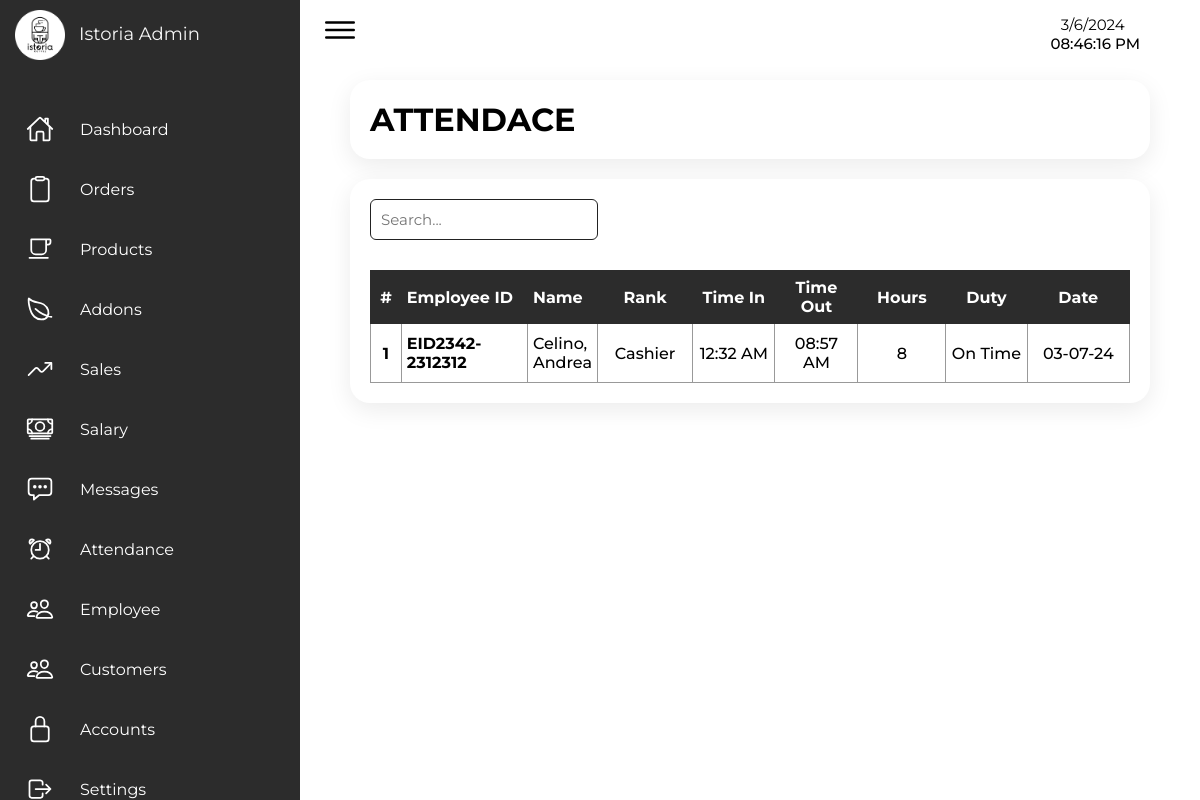
/Admin/admin_attendance.php (signed in), run on an earlier commit of the app's database.
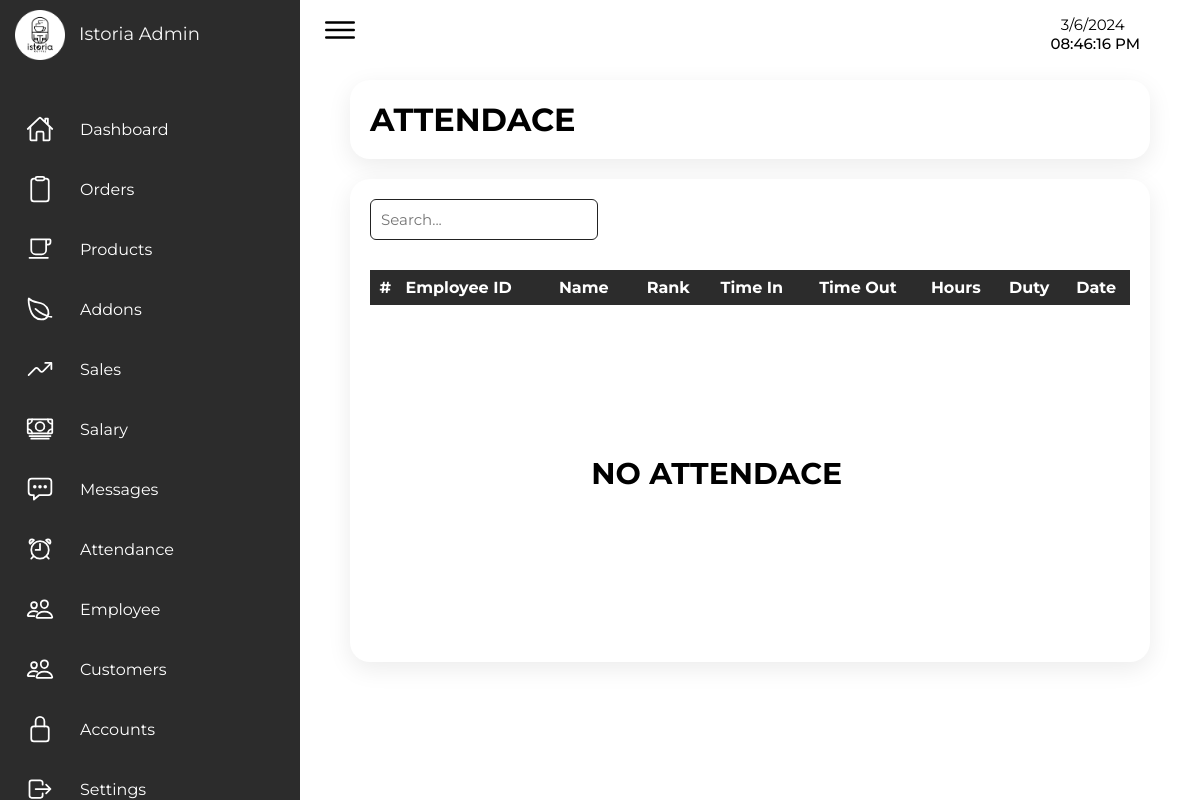
And on a later commit of the database.
### tables this page shows
CREATE TABLE `attendance` (
  `id` int(255) NOT NULL,
  `eid` int(255) NOT NULL,
  `employee_id` varchar(255) NOT NULL,
  `status` varchar(255) NOT NULL DEFAULT 'on',
  `name` varchar(255) NOT NULL,
  `rank` varchar(255) NOT NULL,
  `time_in` varchar(255) NOT NULL,
  `time_out` varchar(255) NOT NULL DEFAULT '0',
  `duty` varchar(255) NOT NULL,
  `day` varchar(255) NOT NULL,
  `month` varchar(255) NOT NULL,
  `year` varchar(255) NOT NULL
);

### Admin/admin_attendance.php (the view, shortened to what this page needs)
<?php
  include '../connection.php';
?>
<!DOCTYPE html>
<html lang="en">
  <head>
    <link rel="stylesheet" href="../Src/Styles/style_admin.css" />
  </head>
  <body>
    <div class="container">
      <?php include 'sidenav.php' ?>
      <div class="main">
        <div class="topbar">
          <div class="toggle">
            <ion-icon name="menu-outline"></ion-icon>
          </div>
          <?php include 'time.php' ?>
        </div>
        <div class="container-box">
            <h1>ATTENDACE</h1>
        </div>
        <div class="container-box">
            <input type="text" class="table-search-input" id="searchInput" placeholder="Search...">
            <table class="table-attendance" id="searchInput">
                <thead>
                    <tr>
                        <th>#</th>
                        <th align="start">Employee ID</th>
                        <th align="start">Name</th>
                        <th>Rank</th>
                        <th>Time In</th>
                        <th>Time Out</th>
                        <th>Hours</th>
                        <th>Duty</th>
                        <th>Date</th>
                    </tr>
                </thead>
                <tbody>
                <?php
                $select_attendance = mysqli_query($conn, "SELECT * FROM `attendance` WHERE status = 'off'") or die ('query failed');
                $count = 0;
                if(mysqli_num_rows($select_attendance)>0){
                    while($fetch_attendance = mysqli_fetch_assoc($select_attendance)){
                    $count++;
                    $time_in = date("h:i A", strtotime($fetch_attendance['time_in']));
                    $time_out = date("h:i A", strtotime($fetch_attendance['time_out']));
                ?>
                    <tr>
                        <td align="center"><b><?php echo $count ?></b></td>
                        <td><b><?php echo $fetch_attendance['employee_id'] ?></b></td>
                        <td><?php echo $fetch_attendance['name'] ?></td>
                        <td><?php echo $fetch_attendance['rank'] ?></td>
                        <td><?php echo $time_in ?></td>
                        <td><?php echo $time_out ?></td>
                        <?php
                            $time_in =  $fetch_attendance['time_in'] ;
                            $time_out = $fetch_attendance['time_out'] ;
                            $time_in_dt = DateTime::createFromFormat('H:i:s', $time_in);
                            $time_out_dt = DateTime::createFromFormat('H:i:s', $time_out);
                            $time_diff = $time_out_dt->getTimestamp() - $time_in_dt->getTimestamp();
                            $total_hours = floor($time_diff / 3600);
                            ?>
                        <td><?php echo $total_hours ?></td>
                        <td><?php echo $fetch_attendance['duty'] ?></td>
                        <td><?php echo $fetch_attendance['month'] ?>-<?php echo $fetch_attendance['day'] ?>-<?php echo $fetch_attendance['year'] ?></td>
                    </tr>
                <?php
                    }
                }else{
                    ?>
                    <tr>
                      <td colspan="8" style="padding: 150px 0px; border:0px;">
                        <h1 style="font-size: 30px; text-align:center;">NO ATTENDACE</h1>
                      </td>
                    </tr>
                    <?php
                  }
                    ?>
                </tbody>
            </table>
        </div>
      </div>
    </div>
  </body>
</html>

What changed in the data, as far as the page shows it:
removed attendance: employee "EID2342-2312312", name "Celino, Andrea", rank "Cashier", time_in "12:32 AM", time_out "08:57 AM", total_hours "8", duty "On Time", month "03", day "07", year "24"
Also different on the page:
text now shown: "NO ATTENDACE"
